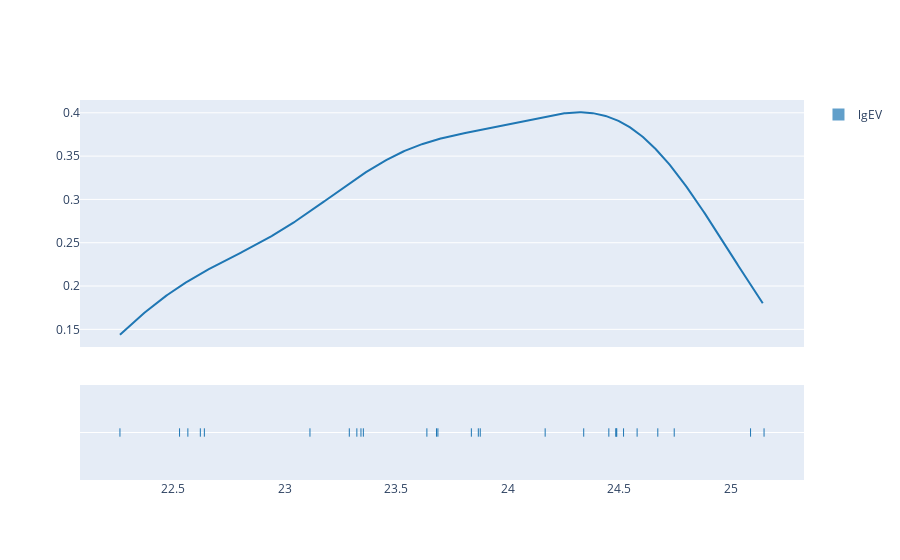

Notebook source saved alongside this figure:
### Code cell
hist_data = [df_Mat['lgEV'].to_numpy()]
group_labels = ['lgEV'] # name of the dataset

fig = ff.create_distplot(hist_data, group_labels, bin_size=1000000000)
fig.show()

### Figure 1 — Plotly figure (JSON) as saved in the notebook; plotly's stock layout.template omitted (floating-point values rounded to 4 significant figures; data arrays with more than 128 entries replaced by an {"elided": "..."} marker saying what was removed)
{"data": [{"autobinx": false, "histnorm": "probability density", "legendgroup": "lgEV", "marker": {"color": "rgb(31, 119, 180)"}, "name": "lgEV", "opacity": 0.7, "type": "histogram", "x": [22.62, 22.64, 23.29, 23.34, 22.26, 25.15, 24.17, 24.49, 23.64, 24.58, 25.09, 23.11, 23.35, 24.45, 24.49, 24.49, 24.75, 22.53, 22.57, 24.34, 23.68, 23.87, 23.88, 24.52, 24.67, 23.32, 23.69, 23.84], "xaxis": "x", "xbins": {"end": 25.15, "size": 1000000000, "start": 22.26}, "yaxis": "y"}, {"legendgroup": "lgEV", "marker": {"color": "rgb(31, 119, 180)"}, "mode": "lines", "name": "lgEV", "showlegend": false, "type": "scatter", "x": {"elided": "500 float values"}, "xaxis": "x", "y": {"elided": "500 float values"}, "yaxis": "y"}, {"legendgroup": "lgEV", "marker": {"color": "rgb(31, 119, 180)", "symbol": "line-ns-open"}, "mode": "markers", "name": "lgEV", "showlegend": false, "type": "scatter", "x": [22.62, 22.64, 23.29, 23.34, 22.26, 25.15, 24.17, 24.49, 23.64, 24.58, 25.09, 23.11, 23.35, 24.45, 24.49, 24.49, 24.75, 22.53, 22.57, 24.34, 23.68, 23.87, 23.88, 24.52, 24.67, 23.32, 23.69, 23.84], "xaxis": "x", "y": ["lgEV", "lgEV", "lgEV", "lgEV", "lgEV", "lgEV", "lgEV", "lgEV", "lgEV", "lgEV", "lgEV", "lgEV", "lgEV", "lgEV", "lgEV", "lgEV", "lgEV", "lgEV", "lgEV", "lgEV", "lgEV", "lgEV", "lgEV", "lgEV", "lgEV", "lgEV", "lgEV", "lgEV"], "yaxis": "y2"}], "layout": {"barmode": "overlay", "hovermode": "closest", "legend": {"traceorder": "reversed"}, "xaxis": {"anchor": "y2", "domain": [0, 1], "zeroline": false}, "yaxis": {"anchor": "free", "domain": [0.35, 1], "position": 0}, "yaxis2": {"anchor": "x", "domain": [0, 0.25], "dtick": 1, "showticklabels": false}}}
